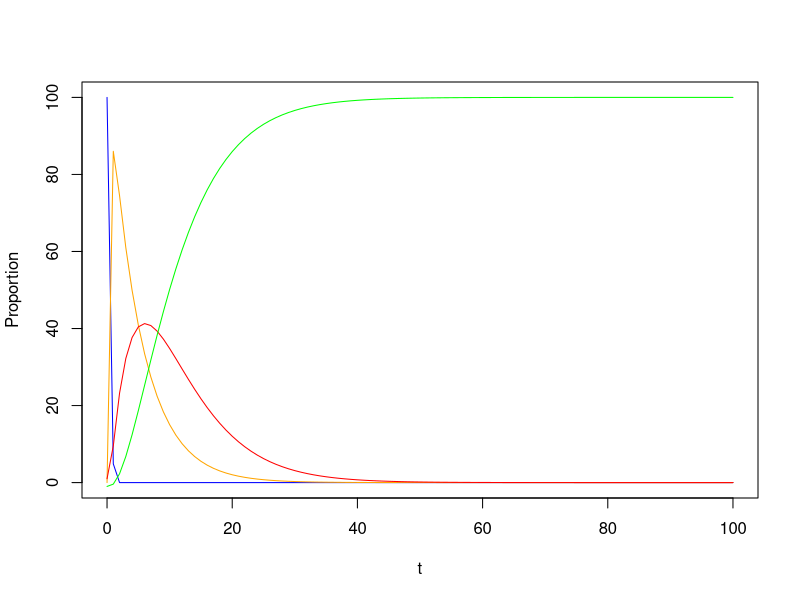

Source code (R):
#http://epirecip.es/epicookbook/chapters/seir/r_desolve
library(deSolve)

# Function to return derivatives of SEIR model
seir_ode<-function(t,Y,par){
  S<-Y[1]
  E<-Y[2]
  I<-Y[3]
  R<-Y[4]
  
  beta<-par[1]
  sigma<-par[2]
  gamma<-par[3]
  mu<-par[4]
  
  dYdt<-vector(length=3)
  dYdt[1]=mu-beta*I*S-mu*S
  dYdt[2]=beta*I*S-(sigma+mu)*E
  dYdt[3]=sigma*E-(gamma+mu)*I
  
  return(list(dYdt))
}

# Set parameter values
beta<-0.8;
sigma<-0.2;
gamma<-0.16;
mu<-0 # UK birth and population figures 2016
init<-c(100,0,1)
t<-seq(0,100)
par<-c(beta,sigma,gamma,mu)
# Solve system using lsoda
sol<-lsoda(init,t,seir_ode,par)

# Plot solution
plot(t,sol[,2],type="l",col="blue",ylab="Proportion")
lines(t,sol[,3],col="orange")
lines(t,sol[,4],col="red")  
lines(t,100-rowSums(sol[,2:4]),col="green")
legend(300,0.7,legend=c("S","E","I","R"),col=c("blue","orange","red","green"), lty=1, cex=0.8)
